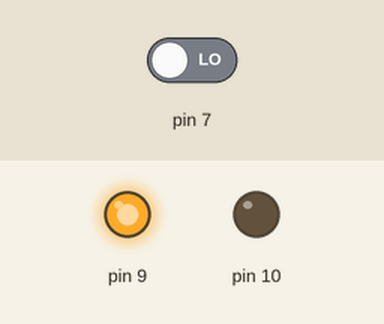
This sketch was run on a simulated Arduino Uno, built with avr-gcc and run on an emulated ATmega328P. Parts: output pins drawn as LEDs (lit = HIGH). The test bench sets the inputs (shaded band); at power-on: pin 7 LOW.

Above: at 1.2 s.
1.3 s: pin 7 driven HIGH
At 2.5 s:
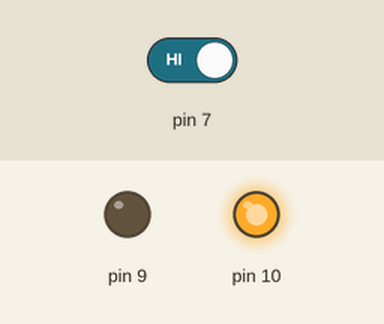
2.8 s: pin 7 driven LOW
At 3.8 s:
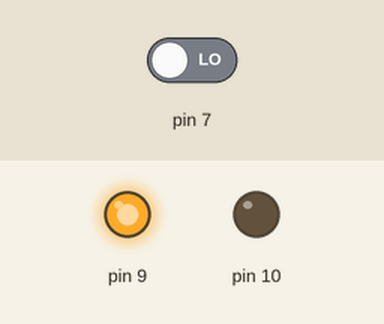
Timing chart, 0 to 5.8 s (numbered marks = the images above; inputs shaded):
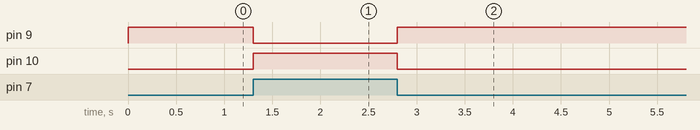

Measured:
- after the input at 1.3 s, pin 9: HIGH → LOW at once; pin 10: LOW → HIGH at once
- after the input at 2.8 s, pin 9: LOW → HIGH at once; pin 10: HIGH → LOW at once

The sketch:

Estadobotao.ino
```cpp
void setup() {
  pinMode(10, OUTPUT);
  pinMode(9, OUTPUT);
  pinMode(7, INPUT);

}

void loop() {

int butt;
butt = digitalRead(7);

digitalWrite(10, butt);
digitalWrite(9, !butt);

}
```
